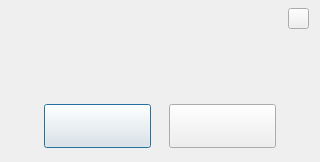
<?xml version="1.0" encoding="UTF-8"?>
<ui version="4.0">
 <class>dialog_mate</class>
 <widget class="QDialog" name="dialog_mate">
  <property name="geometry">
   <rect>
    <x>0</x>
    <y>0</y>
    <width>320</width>
    <height>162</height>
   </rect>
  </property>
  <property name="windowTitle">
   <string>Dialog</string>
  </property>
  <widget class="QLabel" name="background">
   <property name="geometry">
    <rect>
     <x>0</x>
     <y>0</y>
     <width>320</width>
     <height>162</height>
    </rect>
   </property>
   <property name="text">
    <string/>
   </property>
  </widget>
  <widget class="QPushButton" name="exitBtn">
   <property name="geometry">
    <rect>
     <x>44</x>
     <y>104</y>
     <width>107</width>
     <height>44</height>
    </rect>
   </property>
   <property name="text">
    <string/>
   </property>
  </widget>
  <widget class="QPushButton" name="newBtn">
   <property name="geometry">
    <rect>
     <x>169</x>
     <y>104</y>
     <width>107</width>
     <height>44</height>
    </rect>
   </property>
   <property name="text">
    <string/>
   </property>
  </widget>
  <widget class="QPushButton" name="cancelBtn">
   <property name="geometry">
    <rect>
     <x>288</x>
     <y>8</y>
     <width>21</width>
     <height>21</height>
    </rect>
   </property>
   <property name="text">
    <string/>
   </property>
  </widget>
 </widget>
 <resources/>
 <connections/>
</ui>
